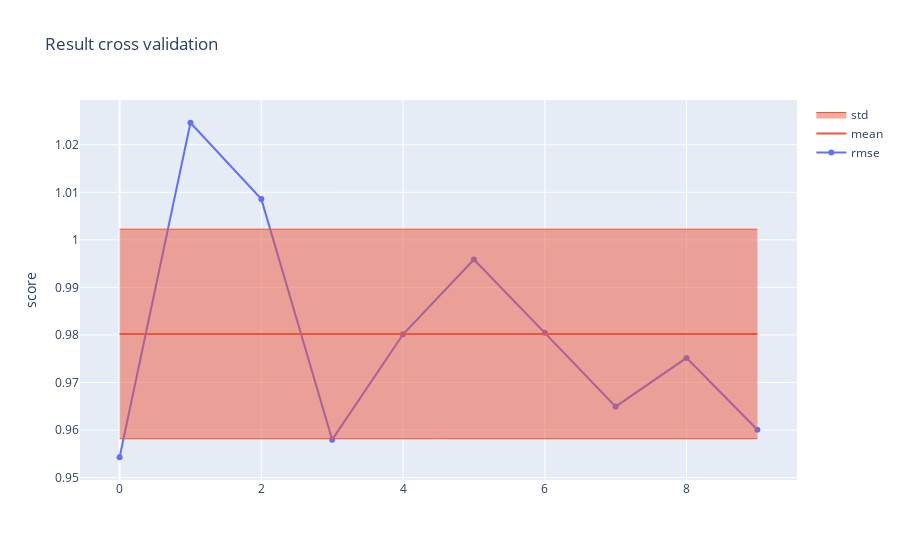

The cell this chart's notebook holds for it:
### Code cell
# run model with best params
config["model"]["model_params"] = best_params
exp.run(config=config, use_cache=True)

### Figure 1 — Plotly figure (JSON) as saved in the notebook; plotly's stock layout.template omitted (floating-point values rounded to 4 significant figures)
{"data": [{"name": "rmse", "type": "scatter", "y": [0.9543, 1.025, 1.009, 0.958, 0.9801, 0.9959, 0.9804, 0.9649, 0.9752, 0.9601]}, {"marker": {"color": "#EF553B"}, "mode": "lines", "name": "mean", "type": "scatter", "y": [0.9802, 0.9802, 0.9802, 0.9802, 0.9802, 0.9802, 0.9802, 0.9802, 0.9802, 0.9802]}, {"line": {"width": 1}, "marker": {"color": "#EF553B"}, "mode": "lines", "showlegend": false, "type": "scatter", "y": [1.002, 1.002, 1.002, 1.002, 1.002, 1.002, 1.002, 1.002, 1.002, 1.002]}, {"fill": "tonexty", "line": {"width": 1}, "marker": {"color": "#EF553B"}, "mode": "lines", "name": "std", "type": "scatter", "y": [0.9582, 0.9582, 0.9582, 0.9582, 0.9582, 0.9582, 0.9582, 0.9582, 0.9582, 0.9582]}], "layout": {"title": {"text": "Result cross validation"}, "yaxis": {"title": {"text": "score"}}}}
